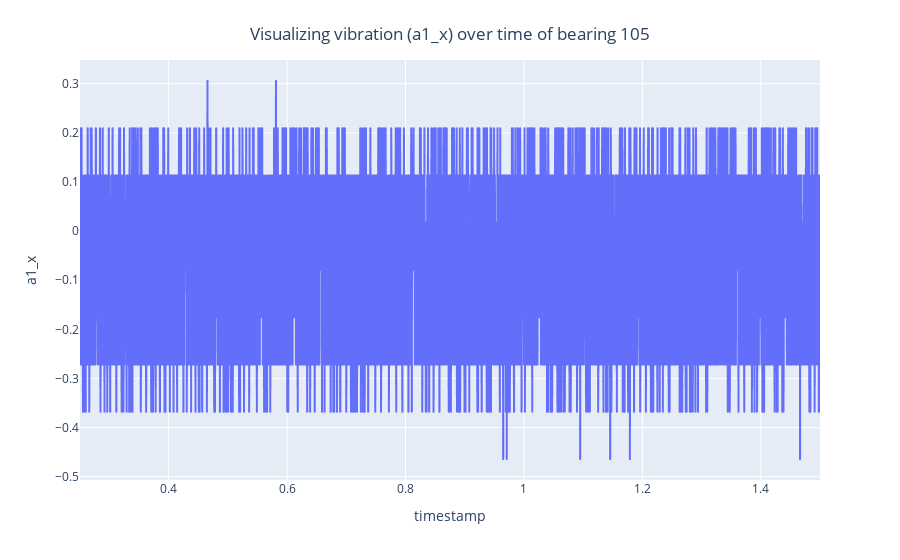

The notebook cell saved with this chart:
### Code cell
fig = px.line(df[df['bearing_id']==105] , x="timestamp", y="a1_x")
fig.update_layout(
    title={
        'text': "Visualizing vibration (a1_x) over time of bearing 105",
        'y':0.95,
        'x':0.5,
        'xanchor': 'center',
        'yanchor': 'top'})
fig.show()

### Figure 1 — Plotly figure (JSON) as saved in the notebook; plotly's stock layout.template omitted (floating-point values rounded to 4 significant figures; data arrays with more than 128 entries replaced by an {"elided": "..."} marker saying what was removed)
{"data": [{"hovertemplate": "timestamp=%{x}<br>a1_x=%{y}<extra></extra>", "legendgroup": "", "line": {"color": "#636efa", "dash": "solid"}, "mode": "lines", "name": "", "showlegend": false, "type": "scattergl", "x": {"elided": "3750 float values"}, "xaxis": "x", "y": {"elided": "3750 float values"}, "yaxis": "y"}], "layout": {"legend": {"tracegroupgap": 0}, "margin": {"t": 60}, "title": {"text": "Visualizing vibration (a1_x) over time of bearing 105", "x": 0.5, "xanchor": "center", "y": 0.95, "yanchor": "top"}, "xaxis": {"anchor": "y", "domain": [0.0, 1.0], "title": {"text": "timestamp"}}, "yaxis": {"anchor": "x", "domain": [0.0, 1.0], "title": {"text": "a1_x"}}}}
